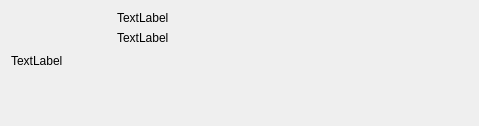
<?xml version="1.0" encoding="UTF-8"?>
<ui version="4.0">
 <class>widget_myself</class>
 <widget class="QWidget" name="widget_myself">
  <property name="geometry">
   <rect>
    <x>0</x>
    <y>0</y>
    <width>479</width>
    <height>126</height>
   </rect>
  </property>
  <property name="minimumSize">
   <size>
    <width>0</width>
    <height>100</height>
   </size>
  </property>
  <property name="maximumSize">
   <size>
    <width>16777215</width>
    <height>126</height>
   </size>
  </property>
  <property name="windowTitle">
   <string>Form</string>
  </property>
  <layout class="QHBoxLayout" name="horizontalLayout">
   <item>
    <layout class="QVBoxLayout" name="verticalLayout">
     <item>
      <widget class="QLabel" name="label_avatar_img">
       <property name="minimumSize">
        <size>
         <width>100</width>
         <height>100</height>
        </size>
       </property>
       <property name="maximumSize">
        <size>
         <width>100</width>
         <height>100</height>
        </size>
       </property>
       <property name="text">
        <string>TextLabel</string>
       </property>
      </widget>
     </item>
     <item>
      <spacer name="verticalSpacer">
       <property name="orientation">
        <enum>Qt::Orientation::Vertical</enum>
       </property>
       <property name="sizeHint" stdset="0">
        <size>
         <width>20</width>
         <height>40</height>
        </size>
       </property>
      </spacer>
     </item>
    </layout>
   </item>
   <item>
    <layout class="QVBoxLayout" name="verticalLayout_2">
     <item>
      <widget class="QLabel" name="label_username">
       <property name="text">
        <string>TextLabel</string>
       </property>
      </widget>
     </item>
     <item>
      <widget class="QLabel" name="label_user_sigup_time">
       <property name="text">
        <string>TextLabel</string>
       </property>
      </widget>
     </item>
     <item>
      <spacer name="verticalSpacer_2">
       <property name="orientation">
        <enum>Qt::Orientation::Vertical</enum>
       </property>
       <property name="sizeHint" stdset="0">
        <size>
         <width>20</width>
         <height>40</height>
        </size>
       </property>
      </spacer>
     </item>
    </layout>
   </item>
   <item>
    <spacer name="horizontalSpacer">
     <property name="orientation">
      <enum>Qt::Orientation::Horizontal</enum>
     </property>
     <property name="sizeHint" stdset="0">
      <size>
       <width>40</width>
       <height>20</height>
      </size>
     </property>
    </spacer>
   </item>
  </layout>
 </widget>
 <resources/>
 <connections/>
</ui>
